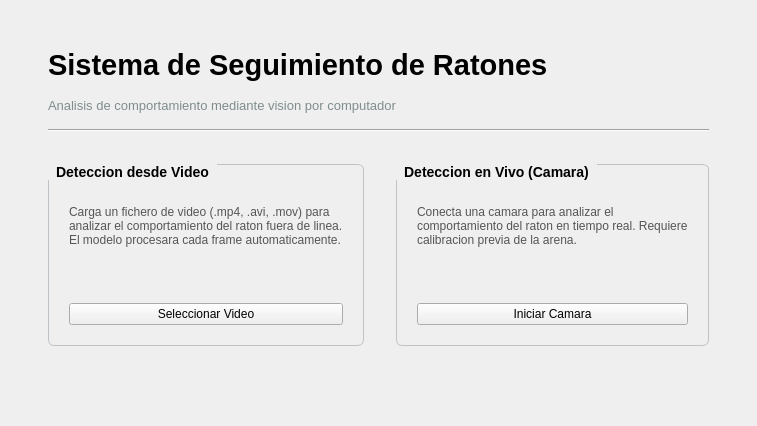
      <widget class="QWidget" name="page_home">
       <layout class="QVBoxLayout" name="homeLayout">
        <property name="spacing">
         <number>16</number>
        </property>
        <property name="leftMargin">
         <number>48</number>
        </property>
        <property name="topMargin">
         <number>48</number>
        </property>
        <property name="rightMargin">
         <number>48</number>
        </property>
        <property name="bottomMargin">
         <number>40</number>
        </property>
        <item>
         <widget class="QLabel" name="lbl_welcome">
          <property name="text">
           <string>Sistema de Seguimiento de Ratones</string>
          </property>
          <property name="font">
           <font>
            <pointsize>22</pointsize>
            <weight>75</weight>
            <bold>true</bold>
           </font>
          </property>
         </widget>
        </item>
        <item>
         <widget class="QLabel" name="lbl_subtitle">
          <property name="text">
           <string>Analisis de comportamiento mediante vision por computador</string>
          </property>
          <property name="styleSheet">
           <string notr="true">color: #7f8c8d; font-size: 13px;</string>
          </property>
         </widget>
        </item>
        <item>
         <widget class="QFrame" name="home_separator">
          <property name="frameShape">
           <enum>QFrame::HLine</enum>
          </property>
          <property name="frameShadow">
           <enum>QFrame::Sunken</enum>
          </property>
         </widget>
        </item>
        <item>
         <spacer name="homeSpacer1">
          <property name="orientation">
           <enum>Qt::Vertical</enum>
          </property>
          <property name="sizeType">
           <enum>QSizePolicy::Fixed</enum>
          </property>
          <property name="sizeHint" stdset="0">
           <size>
            <width>20</width>
            <height>16</height>
           </size>
          </property>
         </spacer>
        </item>
        <item>
         <layout class="QHBoxLayout" name="cardsLayout">
          <property name="spacing">
           <number>32</number>
          </property>
          <item>
           <widget class="QGroupBox" name="grp_video">
            <property name="title">
             <string>Deteccion desde Video</string>
            </property>
            <property name="styleSheet">
             <string notr="true">QGroupBox { font-size: 14px; font-weight: bold; padding-top: 20px; border: 1px solid #bdc3c7; border-radius: 6px; } QGroupBox::title { padding: 0 6px; }</string>
            </property>
            <layout class="QVBoxLayout" name="grpVideoLayout">
             <property name="spacing">
              <number>16</number>
             </property>
             <property name="leftMargin">
              <number>20</number>
             </property>
             <property name="topMargin">
              <number>20</number>
             </property>
             <property name="rightMargin">
              <number>20</number>
             </property>
             <property name="bottomMargin">
              <number>20</number>
             </property>
             <item>
              <widget class="QLabel" name="lbl_video_desc">
               <property name="text">
                <string>Carga un fichero de video (.mp4, .avi, .mov) para analizar el comportamiento del raton fuera de linea. El modelo procesara cada frame automaticamente.</string>
               </property>
               <property name="wordWrap">
                <bool>true</bool>
               </property>
               <property name="styleSheet">
                <string notr="true">color: #555; font-size: 12px; font-weight: normal;</string>
               </property>
              </widget>
             </item>
             <item>
              <spacer name="videoCardSpacer">
               <property name="orientation">
                <enum>Qt::Vertical</enum>
               </property>
               <property name="sizeHint" stdset="0">
                <size>
                 <width>20</width>
                 <height>40</height>
                </size>
               </property>
              </spacer>
             </item>
             <item>
              <widget class="QPushButton" name="btn_video">
               <property name="text">
                <string>Seleccionar Video</string>
               </property>
              </widget>
             </item>
            </layout>
           </widget>
          </item>
          <item>
           <widget class="QGroupBox" name="grp_camera">
            <property name="title">
             <string>Deteccion en Vivo (Camara)</string>
            </property>
            <property name="styleSheet">
             <string notr="true">QGroupBox { font-size: 14px; font-weight: bold; padding-top: 20px; border: 1px solid #bdc3c7; border-radius: 6px; } QGroupBox::title { padding: 0 6px; }</string>
            </property>
            <layout class="QVBoxLayout" name="grpCameraLayout">
             <property name="spacing">
              <number>16</number>
             </property>
             <property name="leftMargin">
              <number>20</number>
             </property>
             <property name="topMargin">
              <number>20</number>
             </property>
             <property name="rightMargin">
              <number>20</number>
             </property>
             <property name="bottomMargin">
              <number>20</number>
             </property>
             <item>
              <widget class="QLabel" name="lbl_camera_desc">
               <property name="text">
                <string>Conecta una camara para analizar el comportamiento del raton en tiempo real. Requiere calibracion previa de la arena.</string>
               </property>
               <property name="wordWrap">
                <bool>true</bool>
               </property>
               <property name="styleSheet">
                <string notr="true">color: #555; font-size: 12px; font-weight: normal;</string>
               </property>
              </widget>
             </item>
             <item>
              <spacer name="cameraCardSpacer">
               <property name="orientation">
                <enum>Qt::Vertical</enum>
               </property>
               <property name="sizeHint" stdset="0">
                <size>
                 <width>20</width>
                 <height>40</height>
                </size>
               </property>
              </spacer>
             </item>
             <item>
              <widget class="QPushButton" name="btn_camera">
               <property name="text">
                <string>Iniciar Camara</string>
               </property>
              </widget>
             </item>
            </layout>
           </widget>
          </item>
         </layout>
        </item>
        <item>
         <spacer name="homeSpacer2">
          <property name="orientation">
           <enum>Qt::Vertical</enum>
          </property>
          <property name="sizeHint" stdset="0">
           <size>
            <width>20</width>
            <height>40</height>
           </size>
          </property>
         </spacer>
        </item>
       </layout>
      </widget>
